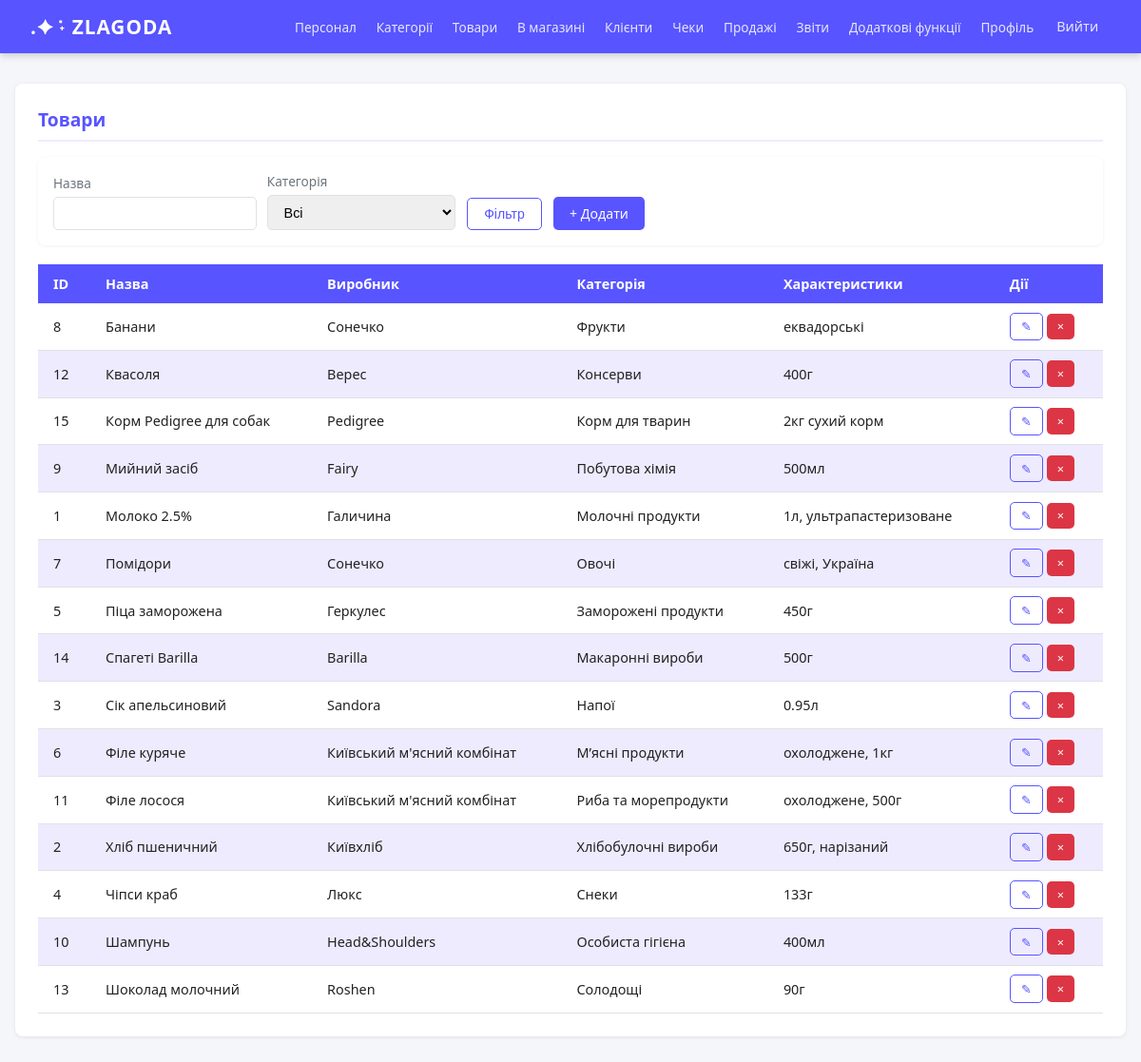
The page /products/ (signed in) on the database its author committed.
### supermarket/models.py (models this page shows)
class Product(models.Model):
    id_product = models.AutoField(primary_key=True)
    category_number = models.ForeignKey(
        Category, on_delete=models.DO_NOTHING,
        db_column='category_number'
    )
    product_name = models.CharField(max_length=50)
    producer = models.CharField(max_length=50)
    characteristics = models.CharField(max_length=100)
    class Meta:
        db_table = 'Product'
        managed = True

### supermarket/views.py (the view)
# urls.py: path('products/', views.products_list, name='products'),
@login_required
def products_list(request):
    cat_id = request.GET.get('category', '')
    name = request.GET.get('name', '')
    role = get_current_role(request)
    prods = db.get_all_products(
        category=cat_id if cat_id else None,
        name=name if name else None
    )
    cats = db.get_all_categories()
    return render(request, 'supermarket/products.html', {
        'products': prods, 'categories': cats,
        'name': name, 'cat_id': cat_id, 'role': role
    })

### supermarket/context_processors.py (called while the page is built)
def user_role(request):
    if request.user.is_authenticated:
        emp_list = db.get_employee_by_id(request.user.username)
        if emp_list:
            return {'role': emp_list[0]['empl_role']}
    return {'role': ''}

### supermarket/db_utils.py (called while the page is built)
def dictfetchall(cursor):
    columns = [col[0] for col in cursor.description]
    return [dict(zip(columns, row)) for row in cursor.fetchall()]

def format_dates(rows):
    for row in rows:
        if row.get('date_of_birth'):
            row['date_of_birth'] = str(row['date_of_birth'])[:10]
        if row.get('date_of_start'):
            row['date_of_start'] = str(row['date_of_start'])[:10]
    return rows

def get_employee_by_id(eid):
    with connection.cursor() as c:
        c.execute("""
            SELECT id_employee, empl_surname, empl_name, empl_patronymic,
                   empl_role, salary, date_of_birth, date_of_start,
                   phone_number, city, street, zip_code
            FROM Employee
            WHERE id_employee = %s
        """, [eid])
        return format_dates(dictfetchall(c))

def get_all_categories():
    with connection.cursor() as c:
        c.execute("""
            SELECT category_number, category_name
            FROM Category
            ORDER BY category_name
        """)
        return dictfetchall(c)

### supermarket/views.py (called while the page is built)
def get_current_emp(request):
    emp_list = db.get_employee_by_id(request.user.username)
    return emp_list[0] if emp_list else None

def get_current_role(request):
    emp = get_current_emp(request)
    if emp:
        return emp['empl_role']
    return None

### supermarket/templates/supermarket/products.html (shortened to what this page needs)
{% extends 'supermarket/base.html' %}
{% block content %}
<div class="card">
  <div class="card-title">Товари</div>
  <div class="filter-bar">
    <form method="get" style="display:flex;gap:.7rem;flex-wrap:wrap;align-items:flex-end;width:100%">
      <div class="form-group"><label>Назва</label><input type="text" name="name" value="{{ name }}"></div>
      <div class="form-group"><label>Категорія</label>
        <select name="category">
          <option value="">Всі</option>
        </select>
      </div>
      <button class="btn btn-outline">Фільтр</button>
      <a href="{% url 'product_create' %}" class="btn btn-green">+ Додати</a>
    </form>
  </div>
  <div class="table-wrap">
    <table>
   <thead>
  <tr>
    <th>ID</th><th>Назва</th><th>Виробник</th>
    <th>Категорія</th><th>Характеристики</th><th>Дії</th>
  </tr>
</thead>
<tbody>
{% for p in products %}
<tr>
  <td>{{ p.id_product }}</td>
  <td>{{ p.product_name }}</td>
  <td>{{ p.producer }}</td>
  <td>{{ p.category_name }}</td>
  <td>{{ p.characteristics }}</td>
  <td>
    <a href="{% url 'product_edit' p.id_product %}" class="btn btn-outline btn-sm">✎</a>
    <a href="{% url 'product_delete' p.id_product %}" class="btn btn-danger btn-sm"
       onclick="return confirm('Видалити?')">×</a>
  </td>
</tr>
{% empty %}
<tr><td colspan="6">Немає даних</td></tr>
{% endfor %}
</tbody>
    </table>
  </div>
</div>
{% endblock %}

### supermarket/static/supermarket/style.css (style rules this page uses)
:root { --green: #5854ff; --green-light: #eeebff; --green-dark: #5854ff; --accent: #f0a500; --text: #222; --muted: #6c757d; --border: #dee2e6; --danger: #dc3545; --white: #fff; }
* { box-sizing: border-box; margin: 0; padding: 0; }
body { font-family: 'Segoe UI', sans-serif; background: #f4f6f9; color: var(--text); min-height: 100vh; }
.card { background: var(--white); border-radius: 8px; padding: 1.5rem; box-shadow: 0 1px 4px rgba(0,0,0,.08); margin-bottom: 1.5rem; }
.card-title { font-size: 1.2rem; font-weight: 600; color: var(--green-dark); margin-bottom: 1rem; padding-bottom: .5rem; border-bottom: 2px solid var(--green-light); }
.table-wrap { overflow-x: auto; }
table { width: 100%; border-collapse: collapse; font-size: .9rem; }
thead th { background: var(--green); color: var(--white); padding: .7rem 1rem; text-align: left; font-weight: 600; }
tbody tr:nth-child(even) { background: var(--green-light); }
tbody td { padding: .6rem 1rem; border-bottom: 1px solid var(--border); }
.btn { display: inline-block; padding: .5rem 1.1rem; border-radius: 5px; border: none; cursor: pointer; font-size: .88rem; font-weight: 500; text-decoration: none; transition: opacity .15s, transform .1s; }
.btn-green { background: var(--green); color: var(--white); }
.btn-outline { background: transparent; border: 1px solid var(--green); color: var(--green); }
.btn-danger { background: var(--danger); color: var(--white); }
.btn-sm { padding: .3rem .7rem; font-size: .8rem; }
.form-group { margin-bottom: 1rem; }
label { display: block; font-size: .85rem; font-weight: 500; margin-bottom: .3rem; color: var(--muted); }
input[type=text], input[type=password], input[type=date], input[type=datetime-local], input[type=number], select, textarea { width: 100%; padding: .55rem .8rem; border: 1px solid var(--border); border-radius: 5px; font-size: .9rem; transition: border-color .2s; }
.filter-bar { display: flex; gap: .7rem; align-items: flex-end; flex-wrap: wrap; margin-bottom: 1.2rem; background: var(--white); padding: 1rem; border-radius: 8px; box-shadow: 0 1px 4px rgba(0,0,0,.06); }
.filter-bar .form-group { margin-bottom: 0; min-width: 160px; }

### rows shown on the page
Product: id_product "8", product_name "Банани", producer "Сонечко", category_name "Фрукти", characteristics "еквадорські"
Product: id_product "12", product_name "Квасоля", producer "Верес", category_name "Консерви", characteristics "400г"
Product: id_product "15", product_name "Корм Pedigree для собак", producer "Pedigree", category_name "Корм для тварин", characteristics "2кг сухий корм"
Product: id_product "9", product_name "Мийний засіб", producer "Fairy", category_name "Побутова хімія", characteristics "500мл"
Product: id_product "1", product_name "Молоко 2.5%", producer "Галичина", category_name "Молочні продукти", characteristics "1л, ультрапастеризоване"
Product: id_product "7", product_name "Помідори", producer "Сонечко", category_name "Овочі", characteristics "свіжі, Україна"
Product: id_product "5", product_name "Піца заморожена", producer "Геркулес", category_name "Заморожені продукти", characteristics "450г"
Product: id_product "14", product_name "Спагеті Barilla", producer "Barilla", category_name "Макаронні вироби", characteristics "500г"
Product: id_product "3", product_name "Сік апельсиновий", producer "Sandora", category_name "Напої", characteristics "0.95л"
Product: id_product "6", product_name "Філе куряче", producer "Київський м'ясний комбінат", category_name "М’ясні продукти", characteristics "охолоджене, 1кг"
Product: id_product "11", product_name "Філе лосося", producer "Київський м'ясний комбінат", category_name "Риба та морепродукти", characteristics "охолоджене, 500г"
Product: id_product "2", product_name "Хліб пшеничний", producer "Київхліб", category_name "Хлібобулочні вироби", characteristics "650г, нарізаний"
Product: id_product "4", product_name "Чіпси краб", producer "Люкс", category_name "Снеки", characteristics "133г"
Product: id_product "10", product_name "Шампунь", producer "Head&Shoulders", category_name "Особиста гігієна", characteristics "400мл"
Product: id_product "13", product_name "Шоколад молочний", producer "Roshen", category_name "Солодощі", characteristics "90г"
